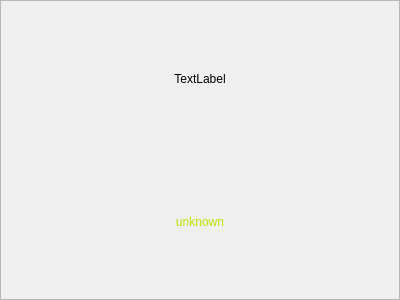
<?xml version="1.0" encoding="UTF-8"?>
<ui version="4.0">
 <class>CWE_WithStatusButton</class>
 <widget class="QFrame" name="CWE_WithStatusButton">
  <property name="geometry">
   <rect>
    <x>0</x>
    <y>0</y>
    <width>400</width>
    <height>300</height>
   </rect>
  </property>
  <property name="windowTitle">
   <string>Frame</string>
  </property>
  <property name="frameShape">
   <enum>QFrame::StyledPanel</enum>
  </property>
  <property name="frameShadow">
   <enum>QFrame::Raised</enum>
  </property>
  <property name="lineWidth">
   <number>1</number>
  </property>
  <layout class="QVBoxLayout" name="verticalLayout">
   <property name="spacing">
    <number>0</number>
   </property>
   <property name="leftMargin">
    <number>6</number>
   </property>
   <property name="topMargin">
    <number>6</number>
   </property>
   <property name="rightMargin">
    <number>6</number>
   </property>
   <property name="bottomMargin">
    <number>6</number>
   </property>
   <item>
    <widget class="QLabel" name="mainLabel">
     <property name="text">
      <string>TextLabel</string>
     </property>
     <property name="alignment">
      <set>Qt::AlignCenter</set>
     </property>
    </widget>
   </item>
   <item>
    <widget class="QLabel" name="statusLabel">
     <property name="font">
      <font>
       <weight>50</weight>
       <bold>false</bold>
      </font>
     </property>
     <property name="styleSheet">
      <string notr="true">QLabel {
color: #C0E000;
}
</string>
     </property>
     <property name="text">
      <string>unknown</string>
     </property>
     <property name="alignment">
      <set>Qt::AlignCenter</set>
     </property>
    </widget>
   </item>
  </layout>
 </widget>
 <resources/>
 <connections/>
</ui>
